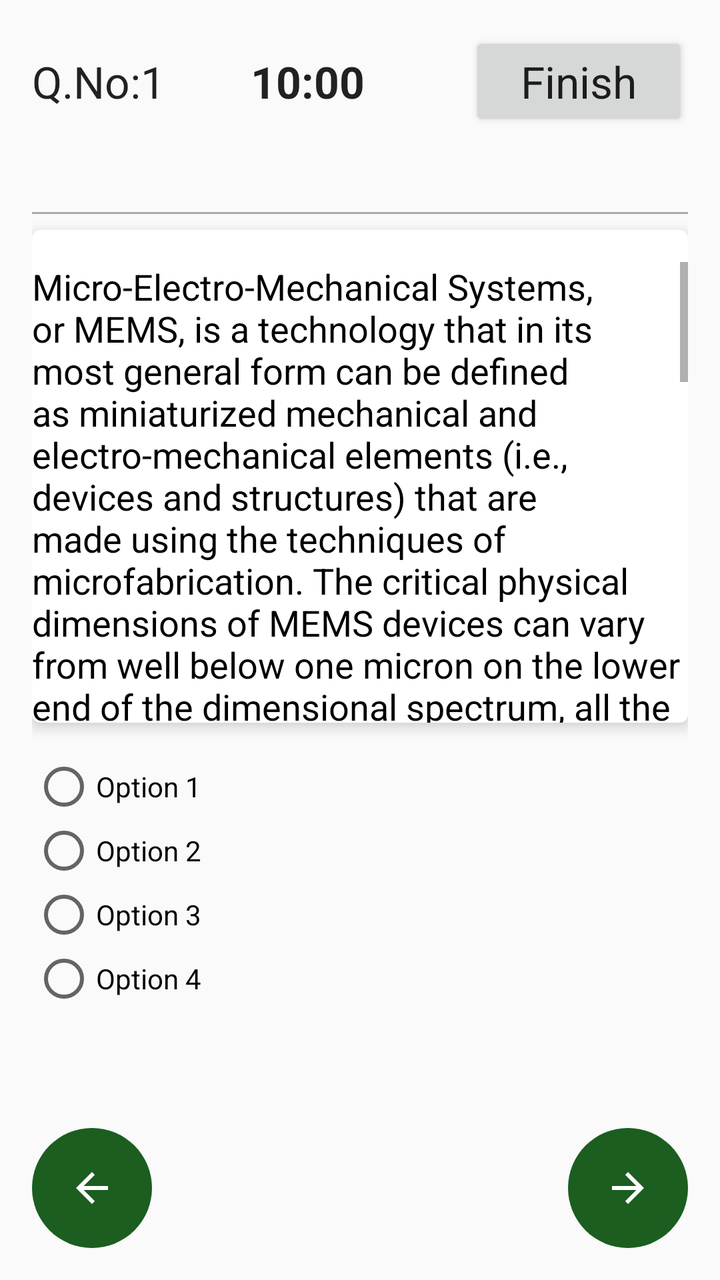
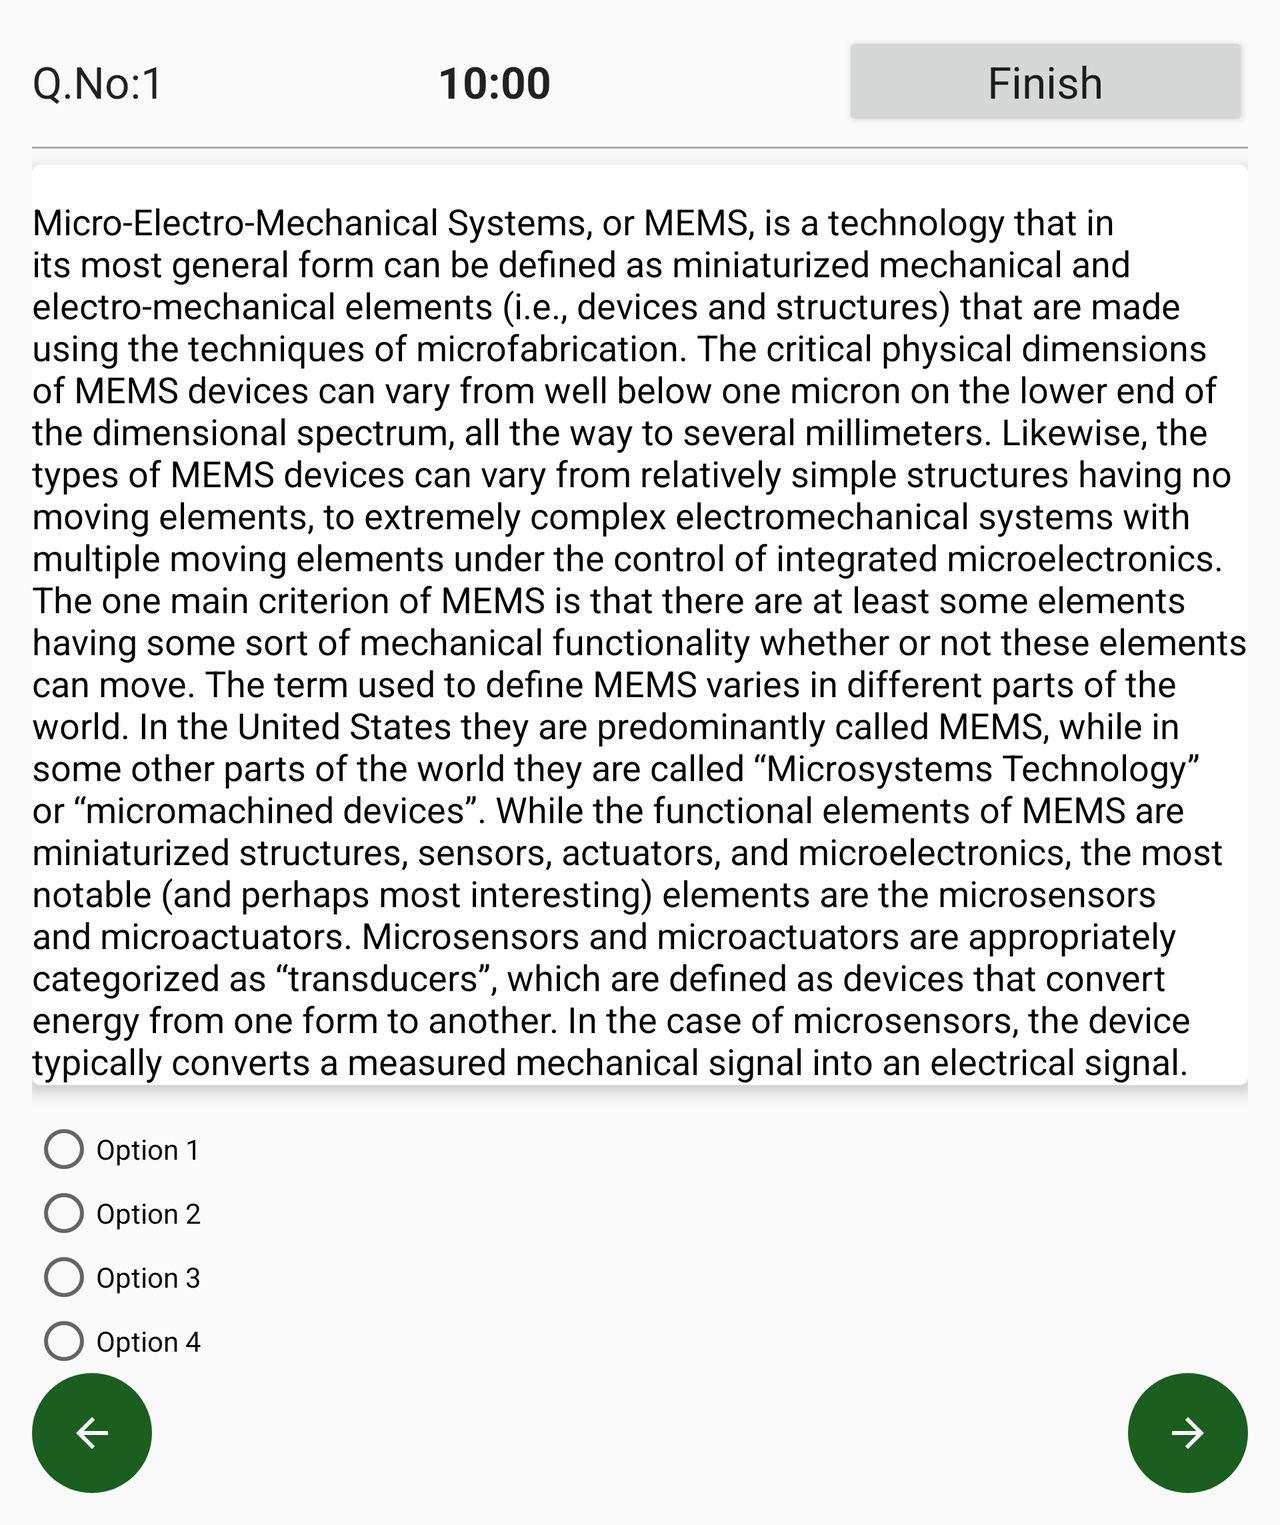

Compare how this app lays out the same screen by default and in its alternative resource folder. The renders come first, then the two layout files and the values they reference.
<!-- AndroidManifest.xml: application theme AppTheme -->
<!-- res/layout/activity_quiz.xml -->
<?xml version="1.0" encoding="utf-8"?>
<LinearLayout xmlns:android="http://schemas.android.com/apk/res/android"
    xmlns:app="http://schemas.android.com/apk/res-auto"
    xmlns:tools="http://schemas.android.com/tools"
    android:layout_width="match_parent"
    android:layout_height="match_parent"
    android:orientation="vertical"
    android:padding="16dp"
    tools:context="com.example.somesh.myproject.QuizActivity">

    <LinearLayout
        android:layout_width="match_parent"
        android:layout_height="0dp"
        android:layout_weight="1"
        android:orientation="horizontal">

        <TextView
            android:layout_width="0dp"
            android:layout_height="wrap_content"
            android:layout_weight="1"
            android:textAppearance="?android:textAppearanceLarge"
            tools:text="Q.No:1" />

        <TextView
            android:layout_width="0dp"
            android:layout_height="wrap_content"
            android:layout_weight="1"
            android:textAppearance="?android:textAppearanceLarge"
            android:textStyle="bold"
            tools:text="10:00" />

        <Button
            android:layout_width="0dp"
            android:layout_height="wrap_content"
            android:layout_weight="1"
            android:text="Finish"
            android:textAppearance="?android:textAppearanceLarge" />
    </LinearLayout>

    <View
        android:layout_width="match_parent"
        android:layout_height="1dp"
        android:layout_marginBottom="8dp"
        android:layout_marginTop="8dp"
        android:background="@android:color/darker_gray" />

    <android.support.v7.widget.CardView
        android:layout_width="match_parent"
        android:layout_height="0dp"
        android:layout_weight="3"
        app:cardCornerRadius="4dp"
        app:cardElevation="4dp">

        <TextView
            android:id="@+id/question_tv_id"
            android:layout_width="match_parent"
            android:layout_height="match_parent"
            android:layout_marginTop="16dp"
            android:scrollbars="vertical"
            android:text="@string/testQ"
            android:textAppearance="?android:textAppearanceMedium"
            android:textColor="@android:color/black" />
    </android.support.v7.widget.CardView>

    <RadioGroup
        android:layout_width="match_parent"
        android:layout_height="0dp"
        android:layout_marginTop="16dp"
        android:layout_weight="2">

        <RadioButton
            android:layout_width="match_parent"
            android:layout_height="wrap_content"
            tools:text="Option 1" />

        <RadioButton
            android:layout_width="match_parent"
            android:layout_height="wrap_content"
            tools:text="Option 2" />

        <RadioButton
            android:layout_width="match_parent"
            android:layout_height="wrap_content"
            tools:text="Option 3" />

        <RadioButton
            android:layout_width="match_parent"
            android:layout_height="wrap_content"
            tools:text="Option 4" />
    </RadioGroup>

    <RelativeLayout
        android:layout_width="match_parent"
        android:layout_height="0dp"
        android:layout_weight="1">

        <ImageButton
            android:layout_width="60dp"
            android:layout_height="60dp"
            android:layout_alignParentBottom="true"
            android:layout_alignParentLeft="true"
            android:layout_alignParentStart="true"
            android:background="@drawable/arrowbuttonstyle"
            android:src="@drawable/ic_arrow_back_black_24dp" />

        <ImageButton
            android:layout_width="60dp"
            android:layout_height="60dp"
            android:layout_alignParentBottom="true"
            android:layout_alignParentEnd="true"
            android:layout_alignParentRight="true"
            android:background="@drawable/arrowbuttonstyle"
            android:src="@drawable/ic_arrow_forward_black_24dp" />
    </RelativeLayout>
</LinearLayout>
<!-- resources referenced by this layout -->
<resources>
  <!-- drawable arrowbuttonstyle (drawable) -->
  <?xml version="1.0" encoding="utf-8"?>
  <shape xmlns:android="http://schemas.android.com/apk/res/android">
      <solid android:color="#1B5E20" />
      <padding
          android:bottom="15dp"
          android:left="15dp"
          android:right="15dp"
          android:top="15dp" />
      <corners android:radius="50dp" />
  </shape>
  <!-- drawable ic_arrow_back_black_24dp (drawable) -->
  <vector xmlns:android="http://schemas.android.com/apk/res/android"
      android:width="24dp"
      android:height="24dp"
      android:viewportHeight="24.0"
      android:viewportWidth="24.0">
      <path
          android:fillColor="#FFf"
          android:pathData="M20,11H7.83l5.59,-5.59L12,4l-8,8 8,8 1.41,-1.41L7.83,13H20v-2z" />
  </vector>
  <!-- drawable ic_arrow_forward_black_24dp (drawable) -->
  <vector xmlns:android="http://schemas.android.com/apk/res/android"
      android:width="24dp"
      android:height="24dp"
      android:viewportHeight="24.0"
      android:viewportWidth="24.0">
      <path
          android:fillColor="#FFffff"
          android:pathData="M12,4l-1.41,1.41L16.17,11H4v2h12.17l-5.58,5.59L12,20l8,-8z" />
  </vector>
  <string name="testQ">Micro-Electro-Mechanical Systems, or MEMS, is a technology that in its most general form can be defined as miniaturized mechanical and electro-mechanical elements (i.e., devices and structures) that are made using the techniques of microfabrication. The critical physical dimensions of MEMS devices can vary from well below one micron on the lower end of the dimensional spectrum, all the way to several millimeters. Likewise, the types of MEMS devices can vary from relatively simple structures having no moving elements, to extremely complex electromechanical systems with multiple moving elements under the control of integrated microelectronics. The one main criterion of MEMS is that there are at least some elements having some sort of mechanical functionality whether or not these elements can move. The term used to define MEMS varies in different parts of the world. In the United States they are predominantly called MEMS, while in some other parts of the world they are called “Microsystems Technology” or “micromachined devices”.
  
  While the functional elements of MEMS are miniaturized structures, sensors, actuators, and microelectronics, the most notable (and perhaps most interesting) elements are the microsensors and microactuators. Microsensors and microactuators are appropriately categorized as “transducers”, which are defined as devices that convert energy from one form to another. In the case of microsensors, the device typically converts a measured mechanical signal into an electrical signal.</string>
  <style name="AppTheme" parent="Theme.AppCompat.Light.DarkActionBar">
          
          <item name="colorPrimary">@color/colorPrimary</item>
          <item name="colorPrimaryDark">@color/colorPrimaryDark</item>
          <item name="colorAccent">@color/colorAccent</item>
      </style>
  <color name="colorPrimary">#FFC107</color>
  <color name="colorPrimaryDark">#FFA000</color>
  <color name="colorAccent">#FF4081</color>
</resources>
<!-- res/layout-land/activity_quiz.xml (the repository's variant of the layout above) -->
<!-- drawn on the phone turned sideways -->
<?xml version="1.0" encoding="utf-8"?>
<ScrollView xmlns:android="http://schemas.android.com/apk/res/android"
    xmlns:app="http://schemas.android.com/apk/res-auto"
    xmlns:tools="http://schemas.android.com/tools"
    android:layout_width="match_parent"
    android:layout_height="match_parent">

    <LinearLayout xmlns:android="http://schemas.android.com/apk/res/android"
        xmlns:app="http://schemas.android.com/apk/res-auto"
        xmlns:tools="http://schemas.android.com/tools"
        android:layout_width="match_parent"
        android:layout_height="match_parent"
        android:orientation="vertical"
        android:padding="16dp"
        tools:context="com.example.somesh.myproject.QuizActivity">

        <LinearLayout
            android:layout_width="match_parent"
            android:layout_height="0dp"
            android:layout_weight="1"
            android:orientation="horizontal">

            <TextView
                android:layout_width="0dp"
                android:layout_height="wrap_content"
                android:layout_weight="1"
                android:textAppearance="?android:textAppearanceLarge"
                tools:text="Q.No:1" />

            <TextView
                android:layout_width="0dp"
                android:layout_height="wrap_content"
                android:layout_weight="1"
                android:textAppearance="?android:textAppearanceLarge"
                android:textStyle="bold"
                tools:text="10:00" />

            <Button
                android:layout_width="0dp"
                android:layout_height="wrap_content"
                android:layout_weight="1"
                android:text="Finish"
                android:textAppearance="?android:textAppearanceLarge" />
        </LinearLayout>

        <View
            android:layout_width="match_parent"
            android:layout_height="1dp"
            android:layout_marginBottom="8dp"
            android:layout_marginTop="8dp"
            android:background="@android:color/darker_gray" />

        <android.support.v7.widget.CardView
            android:layout_width="match_parent"
            android:layout_height="0dp"
            android:layout_weight="3"
            app:cardCornerRadius="4dp"
            app:cardElevation="4dp">

            <TextView
                android:id="@+id/question_tv_id"
                android:layout_width="match_parent"
                android:layout_height="match_parent"
                android:layout_marginTop="16dp"
                android:scrollbars="vertical"
                android:text="@string/testQ"
                android:textAppearance="?android:textAppearanceMedium"
                android:textColor="@android:color/black" />
        </android.support.v7.widget.CardView>

        <RadioGroup
            android:layout_width="match_parent"
            android:layout_height="0dp"
            android:layout_marginTop="16dp"
            android:layout_weight="2">

            <RadioButton
                android:layout_width="match_parent"
                android:layout_height="wrap_content"
                tools:text="Option 1" />

            <RadioButton
                android:layout_width="match_parent"
                android:layout_height="wrap_content"
                tools:text="Option 2" />

            <RadioButton
                android:layout_width="match_parent"
                android:layout_height="wrap_content"
                tools:text="Option 3" />

            <RadioButton
                android:layout_width="match_parent"
                android:layout_height="wrap_content"
                tools:text="Option 4" />
        </RadioGroup>

        <RelativeLayout
            android:layout_width="match_parent"
            android:layout_height="0dp"
            android:layout_weight="1">

            <ImageButton
                android:layout_width="60dp"
                android:layout_height="60dp"
                android:layout_alignParentBottom="true"
                android:layout_alignParentLeft="true"
                android:layout_alignParentStart="true"
                android:background="@drawable/arrowbuttonstyle"
                android:src="@drawable/ic_arrow_back_black_24dp" />

            <ImageButton
                android:layout_width="60dp"
                android:layout_height="60dp"
                android:layout_alignParentBottom="true"
                android:layout_alignParentEnd="true"
                android:layout_alignParentRight="true"
                android:background="@drawable/arrowbuttonstyle"
                android:src="@drawable/ic_arrow_forward_black_24dp" />
        </RelativeLayout>
    </LinearLayout>
</ScrollView>
